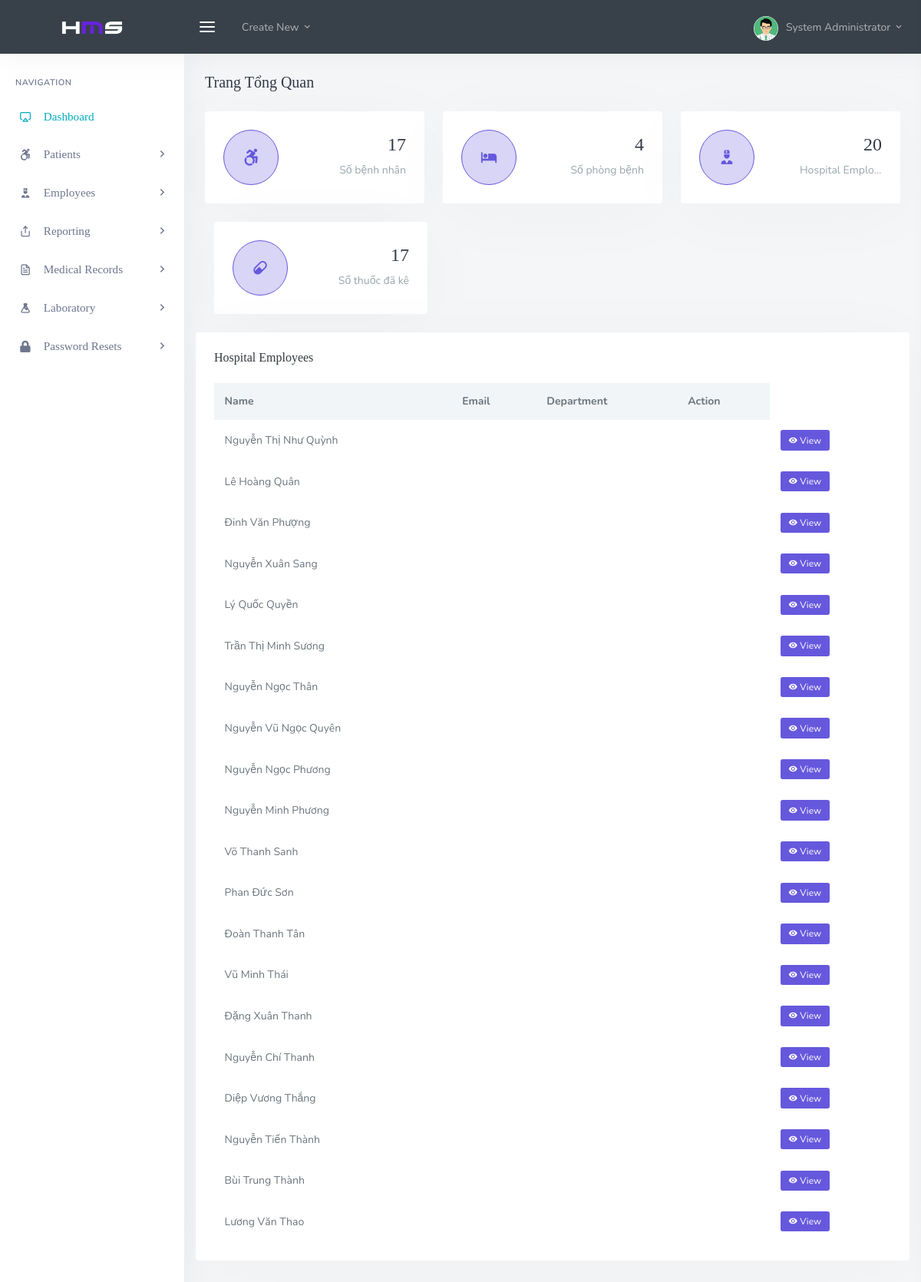
The page /backend/admin/his_admin_dashboard.php (signed in) on the database its author committed.
### tables this page shows
CREATE TABLE `his_admin` (
  `ad_id` int(20) NOT NULL,
  `ad_fname` varchar(200) DEFAULT NULL,
  `ad_lname` varchar(200) DEFAULT NULL,
  `ad_email` varchar(200) DEFAULT NULL,
  `ad_pwd` varchar(200) DEFAULT NULL,
  `ad_dpic` varchar(200) DEFAULT NULL
);

CREATE TABLE `quarantine_camp_staff` (
  `Quarantine_camp_Staff_ID` int(255) NOT NULL,
  `Name` varchar(255) NOT NULL,
  `Gender` varchar(255) NOT NULL,
  `Phone` varchar(255) NOT NULL,
  `Identity_Number` int(255) NOT NULL
);

### backend/admin/his_admin_dashboard.php (the view, shortened to what this page needs)
<?php
  include('assets/inc/config.php');
?>
<!DOCTYPE html>
<html lang="en">
    <?php include("assets/inc/head.php");?>
    <body>
        <div id="wrapper">
            <?php include('assets/inc/nav.php');?>
            <?php include('assets/inc/sidebar.php');?>
            <div class="content-page">
                <div class="content">
                    <div class="container-fluid">
                        <div class="row">
                            <div class="col-12">
                                <div class="page-title-box">
                                    <h4 class="page-title">Trang Tổng Quan</h4>
                                </div>
                            </div>
                        </div>
                        <div class="row">
                            <div class="col-md-6 col-xl-4">
                                <div class="widget-rounded-circle card-box">
                                    <div class="row">
                                        <div class="col-6">
                                            <div class="avatar-lg rounded-circle bg-soft-primary border-primary border">
                                                <i class="fab fa-accessible-icon  font-22 avatar-title text-primary"></i>
                                            </div>
                                        </div>
                                        <div class="col-6">
                                            <div class="text-right">
                                                <?php
                                                    $result ="SELECT count(*) FROM patient ";
                                                    $stmt = $mysqli->prepare($result);
                                                    $stmt->execute();
                                                    $stmt->bind_result($outpatient);
                                                ?>
                                                <h3 class="text-dark mt-1"><span data-plugin="counterup"><?php echo $outpatient;?></span></h3>
                                                <p class="text-muted mb-1 text-truncate">Số bệnh nhân</p>
                                            </div>
                                        </div>
                                    </div>
                                </div>
                            </div>
                            <div class="col-md-6 col-xl-4">
                                <div class="widget-rounded-circle card-box">
                                    <div class="row">
                                        <div class="col-6">
                                            <div class="avatar-lg rounded-circle bg-soft-primary border-primary border">
                                                <i class="mdi mdi-hotel   font-22 avatar-title text-primary"></i>
                                            </div>
                                        </div>
                                        <div class="col-6">
                                            <div class="text-right">
                                                <?php
                                                    $result ="SELECT count(*) FROM room ";
                                                    $stmt = $mysqli->prepare($result);
                                                    $stmt->execute();
                                                    $stmt->bind_result($inpatient);
                                                ?>
                                                <h3 class="text-dark mt-1"><span data-plugin="counterup"><?php echo $inpatient;?></span></h3>
                                                <p class="text-muted mb-1 text-truncate">Số phòng bệnh</p>
                                            </div>
                                        </div>
                                    </div>
                                </div>
                            </div>
                            <div class="col-md-6 col-xl-4">
                                <div class="widget-rounded-circle card-box">
                                    <div class="row">
                                        <div class="col-6">
                                            <div class="avatar-lg rounded-circle bg-soft-primary border-primary border">
                                                <i class="mdi mdi-doctor font-22 avatar-title text-primary"></i>
                                            </div>
                                        </div>
                                        <div class="col-6">
                                            <div class="text-right">
                                                <?php
                                                    $result ="SELECT count(*) FROM quarantine_camp_staff ";
                                                    $stmt = $mysqli->prepare($result);
                                                    $stmt->execute();
                                                    $stmt->bind_result($doc);
                                                ?>
                                                <h3 class="text-dark mt-1"><span data-plugin="counterup"><?php echo $doc;?></span></h3>
                                                <p class="text-muted mb-1 text-truncate">Hospital Employees</p>
                                            </div>
                                        </div>
                                    </div>
                                </div>
                            </div>
                        </div>
                            <div class="col-md-6 col-xl-4">
                                <div class="widget-rounded-circle card-box">
                                    <div class="row">
                                        <div class="col-6">
                                            <div class="avatar-lg rounded-circle bg-soft-primary border-primary border">
                                                <i class="mdi mdi-pill font-22 avatar-title text-primary"></i>
                                            </div>
                                        </div>
                                        <div class="col-6">
                                            <div class="text-right">
                                                <?php
                                                    $result ="SELECT count(*) FROM medication ";
                                                    $stmt = $mysqli->prepare($result);
                                                    $stmt->execute();
                                                    $stmt->bind_result($phar);
                                                ?>
                                                <h3 class="text-dark mt-1"><span data-plugin="counterup"><?php echo $phar;?></span></h3>
                                                <p class="text-muted mb-1 text-truncate">Số thuốc đã kê</p>
                                            </div>
                                        </div>
                                    </div>
                                </div>
                            </div>
                        </div>
                        <div class="row">
                            <div class="col-xl-12">
                                <div class="card-box">
                                    <h4 class="header-title mb-3">Hospital Employees</h4>
                                    <div class="table-responsive">
                                        <table class="table table-borderless table-hover table-centered m-0">
                                            <thead class="thead-light">
                                                <tr>
                                                    <th>Name</th>
                                                    <th>Email</th>
                                                    <th>Department</th>
                                                    <th>Action</th>
                                                </tr>
                                            </thead>
                                            <?php
                                                $ret="SELECT * FROM quarantine_camp_staff ";
                                                $stmt= $mysqli->prepare($ret) ;
                                                $stmt->execute() ;
                                                $res=$stmt->get_result();
                                                while($row=$res->fetch_object())
                                                {
                                            ?>
                                            <tbody>
                                                <tr>
                                                    <td>
                                                    <?php echo $row->Name;?>
                                                    </td>
                                                    <td>
                                                    </td>
                                                    <td>
                                                    </td>
                                                    <td>
                                                    </td>
                                                    <td>
                                                        <a href="his_admin_view_single_employee.php?doc_id=<?php echo $row->doc_id;?>&&doc_number=<?php echo $row->doc_number;?>" class="btn btn-xs btn-primary"><i class="mdi mdi-eye"></i> View</a>
                                                    </td>
                                                </tr>
                                            </tbody>
                                            <?php }?>
                                        </table>
                                    </div>
                                </div>
                            </div>
                        </div>
                    </div>
                </div>
            </div>
    </body>
</html>

### backend/admin/assets/inc/nav.php (shortened to what this page needs)
<?php
    $aid=$_SESSION['ad_id'];
    $ret="select * from his_admin where ad_id=?";
    $stmt= $mysqli->prepare($ret) ;
    $stmt->bind_param('i',$aid);
    $stmt->execute() ;
    $res=$stmt->get_result();
    while($row=$res->fetch_object())
    {
?>
    <div class="navbar-custom">
        <ul class="list-unstyled topnav-menu float-right mb-0">
            <li class="d-none d-sm-block">
            </li>
            <li class="dropdown notification-list">
                <a class="nav-link dropdown-toggle nav-user mr-0 waves-effect waves-light" data-toggle="dropdown" href="#" role="button" aria-haspopup="false" aria-expanded="false">
                    <img src="assets/images/users/<?php echo $row->ad_dpic;?>" alt="dpic" class="rounded-circle">
                    <span class="pro-user-name ml-1">
                        <?php echo $row->ad_fname;?> <?php echo $row->ad_lname;?> <i class="mdi mdi-chevron-down"></i>
                    </span>
                </a>
            </li>
        </ul>
        <div class="logo-box">
            <a href="his_admin_dashboard.php" class="logo text-center">
                <span class="logo-lg">
                    <img src="assets/images/logo-light.png" alt="" height="18">
                </span>
            </a>
        </div>
        <ul class="list-unstyled topnav-menu topnav-menu-left m-0">
            <li>
                <button class="button-menu-mobile waves-effect waves-light">
                    <i class="fe-menu"></i>
                </button>
            </li>
            <li class="dropdown d-none d-lg-block">
                <a class="nav-link dropdown-toggle waves-effect waves-light" data-toggle="dropdown" href="#" role="button" aria-haspopup="false" aria-expanded="false">
                    Create New
                    <i class="mdi mdi-chevron-down"></i>
                </a>
            </li>
        </ul>
    </div>
<?php }?>

### rows shown on the page
his_admin: ad_dpic (picture), ad_fname "System", ad_lname "Administrator"
quarantine_camp_staff: Name "Nguyễn Thị Như Quỳnh"
quarantine_camp_staff: Name "Lê Hoàng Quân"
quarantine_camp_staff: Name "Đinh Văn Phượng"
quarantine_camp_staff: Name "Nguyễn Xuân Sang"
quarantine_camp_staff: Name "Lý Quốc Quyền"
quarantine_camp_staff: Name "Trần Thị Minh Sương"
quarantine_camp_staff: Name "Nguyễn Ngọc Thân"
quarantine_camp_staff: Name "Nguyễn Vũ Ngọc Quyên"
quarantine_camp_staff: Name "Nguyễn Ngọc Phương"
quarantine_camp_staff: Name "Nguyễn Minh Phương"
quarantine_camp_staff: Name "Võ Thanh Sanh"
quarantine_camp_staff: Name "Phan Đức Sơn"
quarantine_camp_staff: Name "Đoàn Thanh Tân"
quarantine_camp_staff: Name "Vũ Minh Thái"
quarantine_camp_staff: Name "Đặng Xuân Thanh"
quarantine_camp_staff: Name "Nguyễn Chí Thanh"
quarantine_camp_staff: Name "Diệp Vương Thắng"
quarantine_camp_staff: Name "Nguyễn Tiến Thành"
quarantine_camp_staff: Name "Bùi Trung Thành"
quarantine_camp_staff: Name "Lương Văn Thao"

### other values the page prints
$outpatient "17"
$inpatient "4"
$doc "20"
$phar "17"
